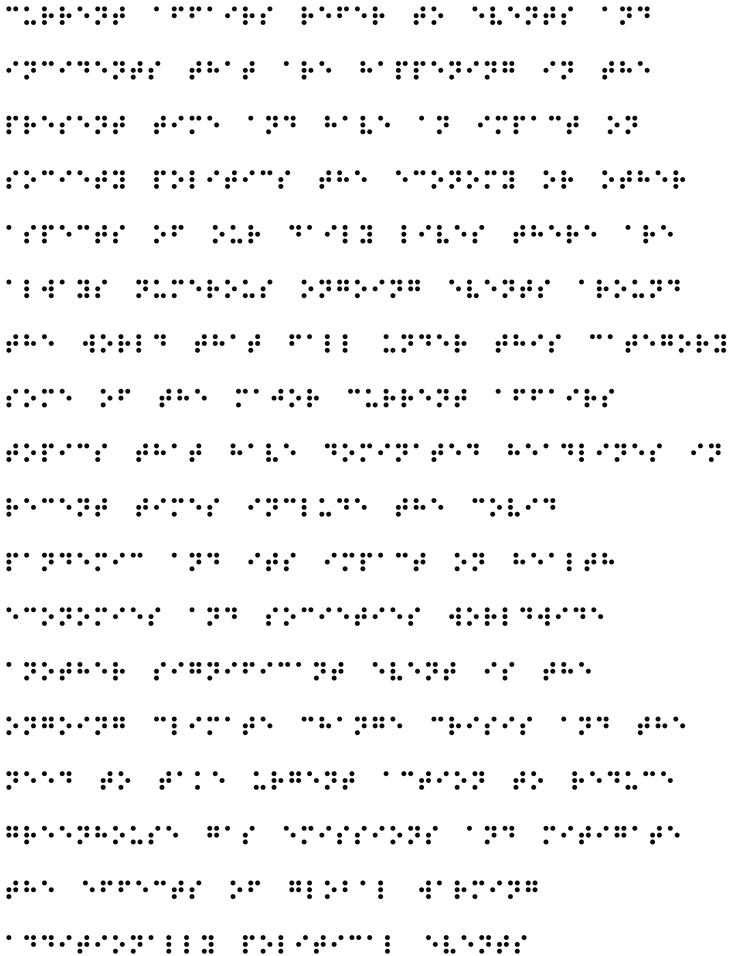
#> input picture Braille.png, 738 x 956 px, shrunk from 2700 x 3500 before the run
$ python main.py
#> lines starting #> are read from the running program, lines starting #| are printed output that depends on the picture; after the words box and inside, x2 and y2 are one past the last pixel; in counts of white or black regions, pixels touching at a corner belong together
import numpy as np
import cv2

# Mapping of dots of braille to character done by traversing in clockwise direction
# A bit string of 1's and 0's is made where the dots are shown by 1.
# For example for A
#   |1  0|
#   |0  0|
#   |0  0|
# A -> 100000
braille_dict = {
    "100000": "A",
    "100001": "B",
    "110000": "C",
    "111000": "D",
    "101000": "E",
    "110001": "F",
    "111001": "G",
    "101001": "H",
    "010001": "I",
    "011001": "J",
    "100010": "K",
    "100011": "L",
    "110010": "M",
    "111010": "N",
    "101010": "O",
    "110011": "P",
    "111011": "Q",
    "101011": "R",
    "010011": "S",
    "011011": "T",
    "100110": "U",
    "100111": "V",
    "011101": "W",
    "110110": "X",
    "111110": "Y",
    "101110": "Z"
}


# function to calculate distance between two points. Arguments are in form of (x,y) tuples
def calculate_distance(pnt1, pnt2):
    distance = pow((pow(pnt1[1] - pnt2[1], 2)) + (pow(pnt1[0] - pnt2[0], 2)), 0.5)
    return distance


# Traversing the 3x2 Braille Matrices by the clockwise and anticlockwise traversal functions

# Calculating the bit string and weight in clockwise direction. Argument is label of dot from where traversal starts
# Weight of the string is calculated by adding all the 1's in the string
# function will return a tuple that contains bit string and the weight of the string
def clockwise_traverse(c_label):
    b_string = ""  # string to hold 1's and 0's mapping to the braille
    weight = 0
    x_co = int(centers_list[c_label][0])
    y_co = int(centers_list[c_label][1])
    if c_label == 0:
        b_string = b_string + "0"
    else:
        b_string = b_string + "1"
        dots_traversed.append(c_label)
        weight += 1

    # traversing right
    y_co += shortest_x
    c_label = label_matrix[x_co][y_co]
    if c_label == 0:
        b_string = b_string + "0"
    else:
        b_string = b_string + "1"
        dots_traversed.append(c_label)
        weight += 1

    # traversing down
    x_co += shortest_x
    c_label = label_matrix[x_co][y_co]
    if c_label == 0:
        b_string = b_string + "0"
    else:
        b_string = b_string + "1"
        dots_traversed.append(c_label)
        weight += 1

    # traversing down
    x_co += shortest_x
    c_label = label_matrix[x_co][y_co]
    if c_label == 0:
        b_string = b_string + "0"
    else:
        b_string = b_string + "1"
        dots_traversed.append(c_label)
        weight += 1

    # traversing left
    y_co -= shortest_x
    c_label = label_matrix[x_co][y_co]
    if c_label == 0:
        b_string = b_string + "0"
    else:
        b_string = b_string + "1"
        dots_traversed.append(c_label)
        weight += 1

    # traversing up
    x_co -= shortest_x
    c_label = label_matrix[x_co][y_co]
    if c_label == 0:
        b_string = b_string + "0"
    else:
        b_string = b_string + "1"
        dots_traversed.append(c_label)
        weight += 1

    return b_string, weight


# Calculating the bit string and weight in anticlockwise direction. Argument is label of dot from where traversal starts
# Weight of the string is calculated by adding all the 1's in the string
# function will return a tuple that contains bit string and the weight of the string
def anticlockwise_traverse(a_label):
    b_string = ""  # string to hold 1's and 0's mapping to the braille
    weight = 0
    x_co = int(centers_list[a_label][0])
    y_co = int(centers_list[a_label][1])
    if a_label == 0:
        b_string = b_string + "0"
    else:
        b_string = b_string + "1"
        dots_traversed.append(a_label)
        weight += 1

    # traversing left
    y_co -= shortest_x
    a_label = label_matrix[x_co][y_co]
    if a_label == 0:
        b_string = b_string + "0"
    else:
        b_string = b_string + "1"
        dots_traversed.append(a_label)
        weight += 1

    # traversing down
    x_co += shortest_x
    a_label = label_matrix[x_co][y_co]
    if a_label == 0:
        b_string = b_string + "0"
    else:
        b_string = b_string + "1"
        dots_traversed.append(a_label)
        weight += 1

    # traversing down
    x_co += shortest_x
    a_label = label_matrix[x_co][y_co]
    if a_label == 0:
        b_string = b_string + "0"
    else:
        b_string = b_string + "1"
        dots_traversed.append(a_label)
        weight += 1

    # traversing right
    y_co += shortest_x
    a_label = label_matrix[x_co][y_co]
    if a_label == 0:
        b_string = b_string + "0"
    else:
        b_string = b_string + "1"
        dots_traversed.append(a_label)
        weight += 1

    # traversing up
    x_co -= shortest_x
    a_label = label_matrix[x_co][y_co]
    if a_label == 0:
        b_string = b_string + "0"
    else:
        b_string = b_string + "1"
        dots_traversed.append(a_label)
        weight += 1

    b_string = b_string[1:] + b_string[:1]  # rotating string left
    b_string = b_string[1:] + b_string[:1]  # rotating string left again
    b_string = b_string[::-1]  # reversing the entire string

    return b_string, weight


# CODE STARTS FROM HERE

im = cv2.imread("Braille.png", 0)
#> im is the input picture: shape (956, 738); min 0, max 255, mean 244.5

# Adding padding of 255 around the image
im_padded = np.pad(im, 1, "constant", constant_values=255)
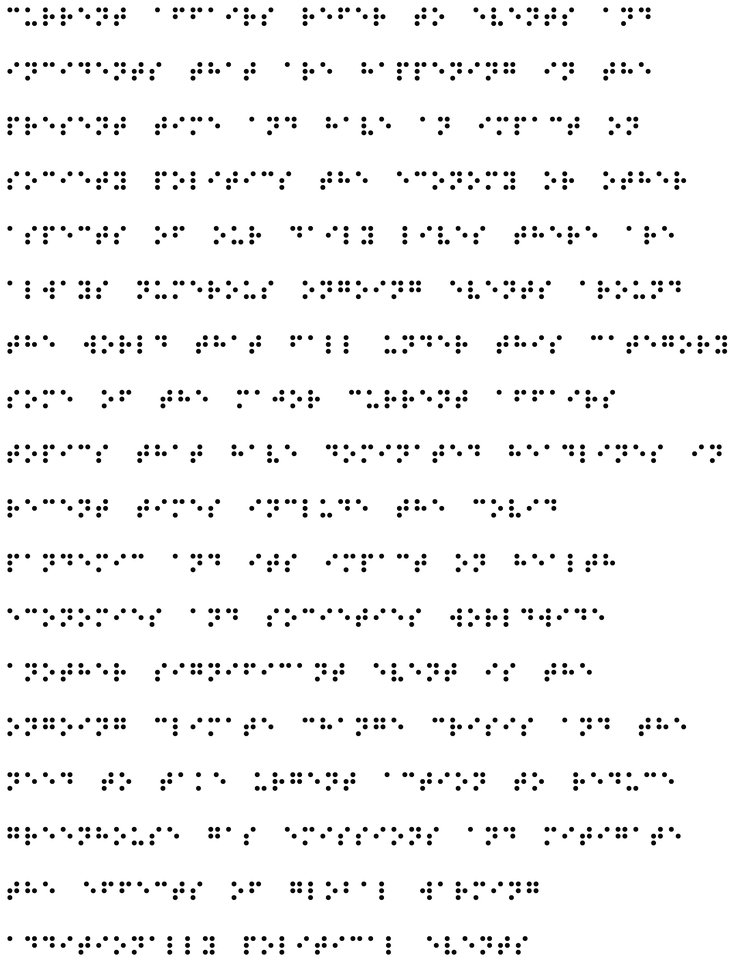
#> im_padded: shape (958, 740); min 0, max 255, mean 244.6

size_rows = len(im_padded)
#> size_rows = 958
size_columns = len(im_padded[0])
#> size_columns = 740

# converting to binary image with two values: 0 and 255
im_padded = (im_padded // 128) * 255
#> im_padded: shape (958, 740); 96% white; 1553 black regions (1285 under 20 px), largest, box (x1, y1, x2, y2) and area: (25, 21, 30, 26) 21, (32, 21, 37, 26) 21, (43, 21, 48, 26) 21

black = 0
white = 255

label_matrix = np.zeros((size_rows, size_columns))
label = 0
list_label = {}  # equivalency list
arrange_array = []  # temporary array for storing neighbours. Used in 8-connectivity

# 8-connectivity code

for i in range(1, size_rows - 1):
    for j in range(1, size_columns - 1):
        if im_padded[i][j] == black:

            # if all the 4 neighbours have zero label
            if label_matrix[i - 1][j] == 0 and label_matrix[i][j - 1] == 0 and label_matrix[i - 1][j - 1] == 0 and \
                    label_matrix[i - 1][j + 1] == 0:
                label += 1
                label_matrix[i][j] = label
                list_label.update({label: label})

            # if at least one of the 4 neighbours have label not equal to zero
            else:
                if label_matrix[i - 1][j] != 0:
                    arrange_array.append(label_matrix[i - 1][j])

                if label_matrix[i][j - 1] != 0:
                    arrange_array.append(label_matrix[i][j - 1])

                if label_matrix[i - 1][j - 1] != 0:
                    arrange_array.append(label_matrix[i - 1][j - 1])

                if label_matrix[i - 1][j + 1] != 0:
                    arrange_array.append(label_matrix[i - 1][j + 1])

                min_val = min(arrange_array)
                label_matrix[i][j] = min_val

                for x in arrange_array:

                    if x in list_label.keys():
                        list_label.update({x: list_label[min_val]})

                arrange_array = []
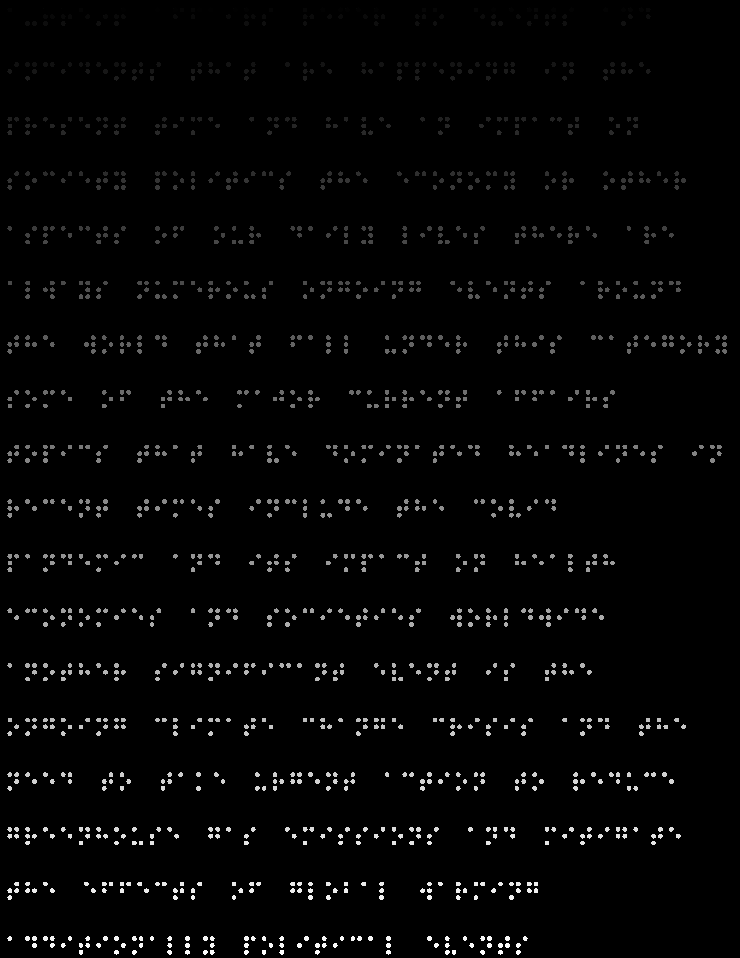
#> label_matrix: shape (958, 740) float64; min 0, max 1636, mean 33.1; drawn with min black and max white
#> after the loop, label = 1636

matrix_check = label_matrix.copy()

# reiterating the matrix to update the labels according to the list
for i in range(1, size_rows - 1):
    for j in range(1, size_columns - 1):
        if label_matrix[i][j] != 0:
            label_matrix[i][j] = list_label[label_matrix[i][j]]
#> label_matrix: shape (958, 740) float64; 0.01% of pixels changed, all inside (x1, y1, x2, y2) = (32, 8, 693, 890)

# counting number of objects
unique_digits = np.unique(label_matrix)
#> unique_digits = 1554 values from 0 to 1636
unique_digits = np.delete(unique_digits, [0])
#> unique_digits = 1553 values from 1 to 1636
count = len(unique_digits)
#> count = 1553

# Finding the center points of all the dots
centers_list = {}  # a dictionary which has center coordinates of all dots in form of (x,y) tuples --> {label: (x,y)}

# changes done (added 1 in len(list_label): range(1, len(list_label)) ---> range(1, len(list_label)+1)
for i in range(1, len(list_label) + 1):
    if list_label[i] == i:
        index = np.where(label_matrix == i)
        x_mid = np.ceil(sum(index[0]) / len(index[0]))
        y_mid = np.ceil(sum(index[1]) / len(index[1]))
        centers_list.update({i: (x_mid, y_mid)})

# finding the shortest distance between two dots by taking their center points
p1 = centers_list[unique_digits[0]]
#> p1 = (10, 17)
p2 = centers_list[unique_digits[1]]
#> p2 = (10, 28)
shortest_x = calculate_distance(p1, p2)
#> shortest_x = 11
for i in range(1, count - 1):
    p1 = centers_list[unique_digits[i]]
    p2 = centers_list[unique_digits[i + 1]]
    dist = calculate_distance(p1, p2)
    if dist < shortest_x:
        shortest_x = dist
#> after the loop, shortest_x = 6

# Converting distance to int as it will be used to find indices
shortest_x = int(shortest_x)

final_string = ""  # initializing string that will hold the final output
dots_traversed = []  # array to keep check of all labels that have been traversed. Array is populated during traversals
space_check = 0  # used for spacing

# Traversing the entire image pixel by pixel, decoding it and in final_string
for i in range(1, size_rows - 1):
    for j in range(1, size_columns - 1):
        point1 = label_matrix[i][j]
        if point1 != 0:
            if point1 not in dots_traversed:
                clock = clockwise_traverse(point1)  # clockwise traversal function - return a tuple (bit-string, weight)
                a_clock = anticlockwise_traverse(point1)  # anticlockwise traversal

                c_weight = clock[1]  # weight of the clockwise string
                a_weight = a_clock[1]  # weight of the anticlockwise string

                # The string having the greater weight is selected
                if c_weight >= a_weight:
                    c_string = clock[0]
                    # checking dictionary for bit-string key and appending character corresponding to it in final string
                    final_string += braille_dict[c_string]
                else:
                    a_string = a_clock[0]
                    # checking dictionary for bit-string key and appending character corresponding to it in final string
                    final_string += braille_dict[a_string]

            space_check = 0  # reinitialized to zero when a dot appears
        else:
            # Adding spaces after words
            space_check += 1  # incremented everytime a white pixels appears
            if len(final_string) != 0 and space_check > 4 * shortest_x and final_string[len(final_string) - 1] != " ":
                final_string += " "

# Printing the output on console
print("DECODED OUTPUT:\n" + final_string)
#> (printed output is left out)

# Writing the output in a file named "Algorithm Output"
out_file = open("Algorithm Output", "wt")
out_file.write("DECODED OUTPUT:\n" + final_string)
out_file.close()
